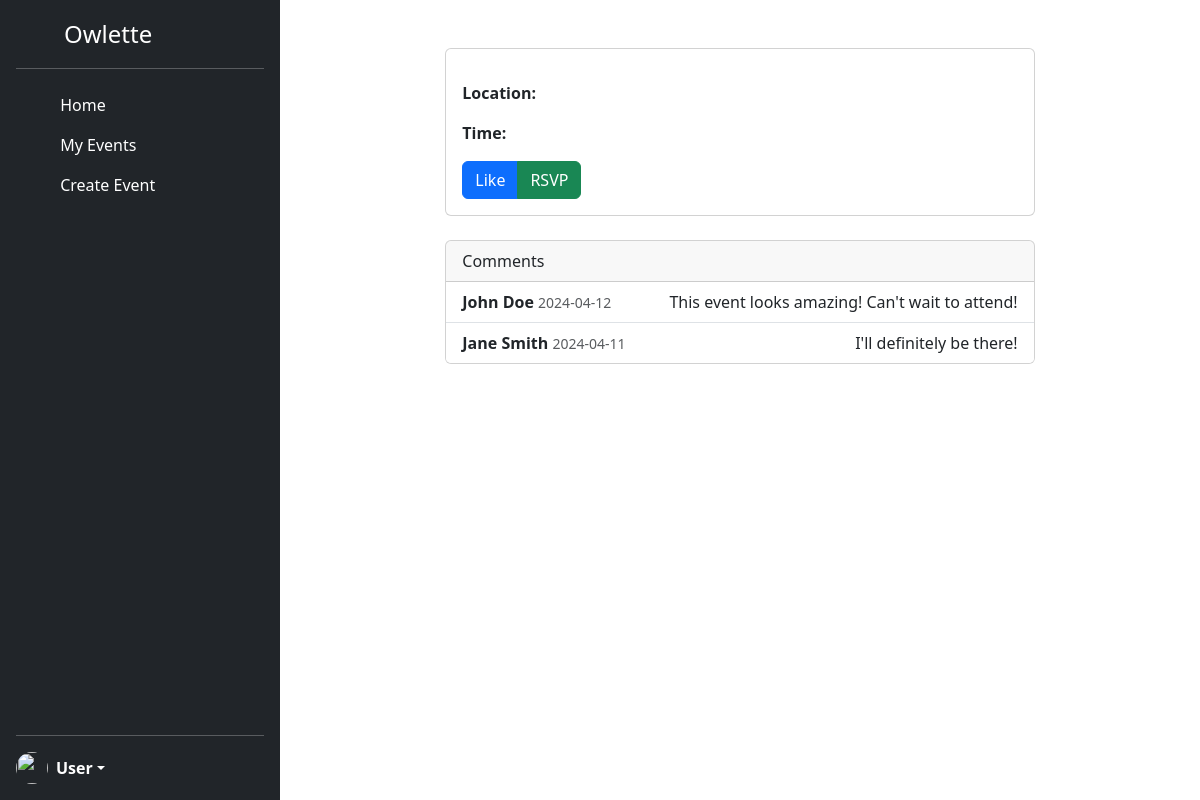
Before: /eventview/4 with the older database file.
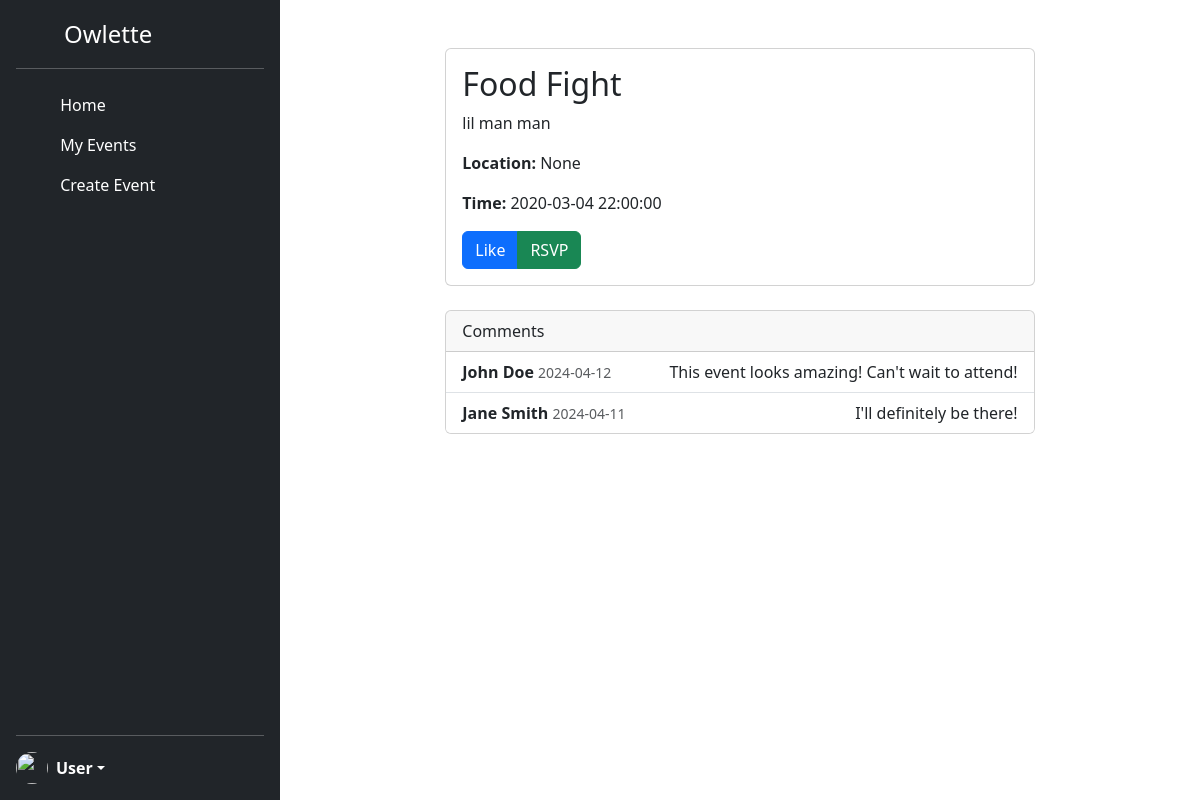
After: the same page with the newer database file.
### models.py (models this page shows, shortened)
class Event(db.Model):
    __tablename__ = 'event'
    eventID = db.Column(db.Integer, primary_key=True)
    userID = db.Column(db.Integer, db.ForeignKey('user.userid'))
    title = db.Column(db.String(80))
    status = db.Column(db.String(80), default='active')
    description = db.Column(db.String(389))
    eventTime = db.Column(db.DateTime)
    location = db.Column(db.String(80))

### app.py (the view)
@app.route('/eventview/<int:eventID>')
def eventdetailview(eventID):
    singleEvent = Event.query.get(eventID)
    return render_template("eventdetailview.html", singleEvent = singleEvent)

### templates/eventdetailview.html (shortened to what this page needs)
{% extends "base.html" %}
{% block content %}
<div class="container">
    <div class="row">
      <div class="col-md-8 mx-auto mt-5">
        <div class="card">
          <div class="card-body">
            <h2 class="card-title">{{singleEvent.title}}</h2>
            <p class="card-text">{{singleEvent.description}}</p>
            <p class="card-text"><strong>Location:</strong> {{singleEvent.location}}</p>
            <p class="card-text"><strong>Time:</strong> {{singleEvent.eventTime}}</p>
            <div class="btn-group" role="group" aria-label="Event Actions">
              <button type="button" class="btn btn-primary"> Like</button>
              <button type="button" class="btn btn-success"> RSVP</button>
            </div>
          </div>
        </div>
        <div class="card mt-4">
          <div class="card-header">
            Comments
          </div>
          <ul class="list-group list-group-flush">
            <li class="list-group-item">
              <div class="d-flex justify-content-between">
                <div>
                  <strong>John Doe</strong>
                  <small class="text-muted">2024-04-12</small>
                </div>
                <div>
                  <span>This event looks amazing! Can't wait to attend!</span>
                </div>
              </div>
            </li>
            <li class="list-group-item">
              <div class="d-flex justify-content-between">
                <div>
                  <strong>Jane Smith</strong>
                  <small class="text-muted">2024-04-11</small>
                </div>
                <div>
                  <span>I'll definitely be there!</span>
                </div>
              </div>
            </li>
          </ul>
        </div>
      </div>
    </div>
  </div>
{% endblock %}

### templates/base.html (shortened to what this page needs)
<!DOCTYPE html>
<lang="en">
<head>
    <link rel="stylesheet" href="{{ url_for('static', filename='style.css') }}">
    <link href="https://cdn.jsdelivr.net/npm/bootstrap@5.3.3/dist/css/bootstrap.min.css" rel="stylesheet">
</head>
<body>
<div class="d-flex flex-row" style="">
  <div class="d-flex flex-column flex-shrink-0 p-3 text-white bg-dark" style="width: 280px; height: 100vh">
      <a href="/" class="d-flex align-items-center mb-3 mb-md-0 me-md-auto text-white text-decoration-none">
        <svg class="bi me-2" width="40" height="32"><use xlink:href="LOGO"/></svg>
        <span class="fs-4">Owlette</span>
      </a>
      <hr>
      <ul class="nav nav-pills flex-column mb-auto">
        <li class="nav-item">
          <a href="/home" class="nav-link text-white {{ 'active' if request.path == '/home' else '' }}"
          aria-current="page">
            <svg class="bi me-2" width="16" height="16"><use xlink:href="#home"/></svg>
            Home
          </a>
        </li>
       <li>
          <a href="/myevents" class="nav-link text-white {{ 'active' if request.path == '/myevents' else '' }}"
          aria-current="page">
            <svg class="bi me-2" width="16" height="16"><use xlink:href="#speedometer2"/></svg>
            My Events
          </a>
        </li>
        <li>
          <a href="/create-event" class="nav-link text-white {{ 'active' if request.path == '/create-event' else '' }}"
          aria-current="page">
            <svg class="bi me-2" width="16" height="16"><use xlink:href="#table"/></svg>
            Create Event
          </a>
        </li>
      </ul>
      <hr>
      <div class="dropdown">
        <a href="#" class="d-flex align-items-center text-white text-decoration-none dropdown-toggle" id="dropdownUser1" data-bs-toggle="dropdown" aria-expanded="false">
          <img src="https://github.com/mdo.png" alt="" width="32" height="32" class="rounded-circle me-2">
          <strong>User</strong>
        </a>
      </div>
  </div>
  {% block content %}
  {% endblock %}
</div>
</body>
</html>

Changed rows visible on the page:
added Event: title "Food Fight", description "lil man man", location "None", eventTime "2020-03-04 22:00:00"
